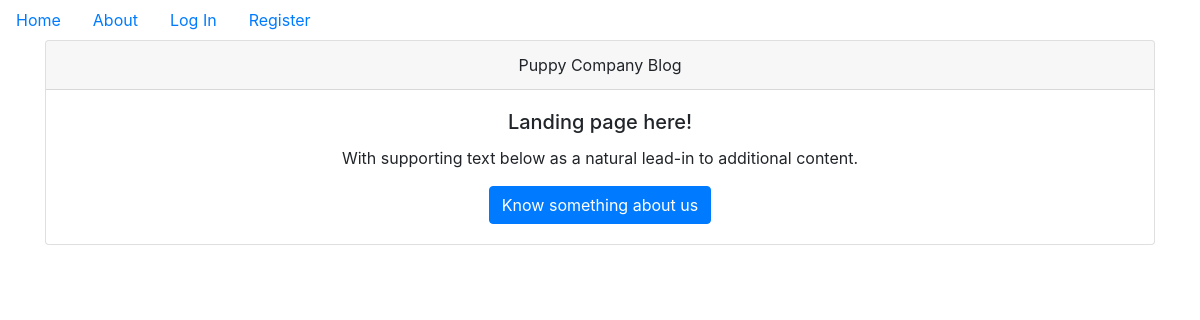
Before: / with the older database file.
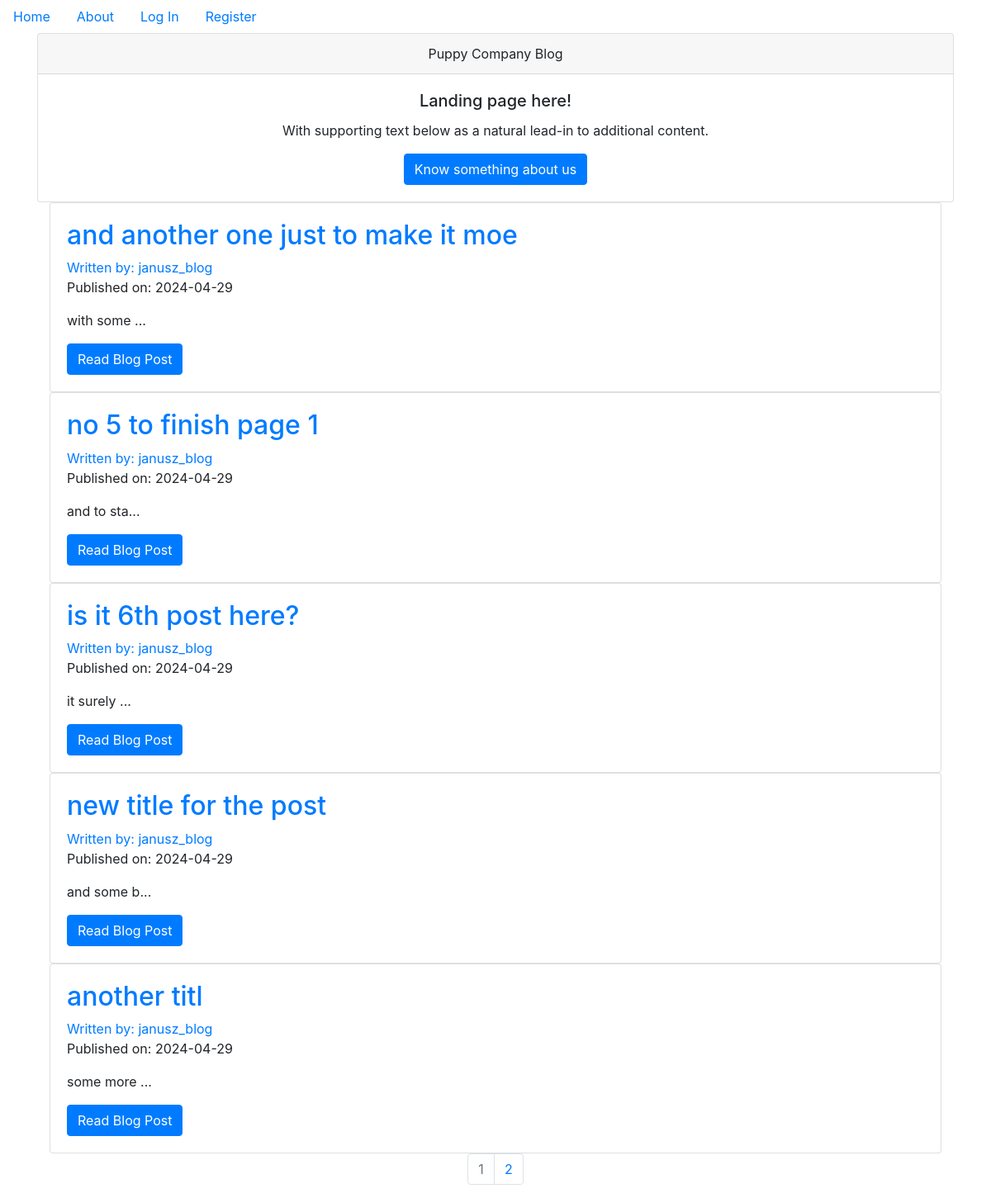
After: the same page with the newer database file.
### puppycompanyblog/models.py (models this page shows, shortened)
class BlogPost(db.Model):
    __tablename_ = 'blogpost'
    id = db.Column(db.Integer,
                   primary_key=True)
    user_id = db.Column(db.Integer,
                        db.ForeignKey('users.id'),
                        nullable=False)
    date = db.Column(db.DateTime,
                     nullable=False,
                     default=datetime.now())
    title = db.Column(db.String(128),
                      nullable=False)
    text = db.Column(db.Text,
                     nullable=False)

class User(db.Model, UserMixin):
    __tablename__ = 'users'
    id = db.Column(db.Integer,
                   primary_key=True)
    profile_image = db.Column(db.String(64),
                              nullable=False,
                              default="default_profile.png")
    email = db.Column(db.String(64),
                      unique=True,
                      index=True)
    username = db.Column(db.String(64),
                         unique=True,
                         index=True)
    password_hash = db.Column(db.String(128))
    post = db.relationship('BlogPost',
                           backref='author',
                           lazy=True)

### puppycompanyblog/core/views.py (the view)
@core.route('/')
def index():
    page = request.args.get('page', 1, type=int)
    blog_posts = BlogPost.query.order_by(BlogPost.date.desc()).paginate(page=page, per_page=5)
    return render_template('index.html', blog_posts=blog_posts)

### puppycompanyblog/templates/index.html
{% extends 'base.html' %}
{% block content %}
<div class="card text-center">
  <div class="card-header">
    Puppy Company Blog
  </div>
  <div class="card-body">
    <h5 class="card-title">Landing page here!</h5>
    <p class="card-text">With supporting text below as a natural lead-in to additional content.</p>
    <a href="{{ url_for('core.info') }}" class="btn btn-primary">Know something about us</a>
  </div>
</div>
<div class="container">
  {% for post in blog_posts.items %}
  <div class="card">
    <div class="card-body">
      <h2><a class="card-title" href="{{ url_for('blog_posts.blog_post', blog_post_id=post.id) }}">{{ post.title }}</a>
      </h2>
      <a href="{{ url_for('users.user_posts', username=post.author.username) }}">Written by: {{ post.author.username
        }}</a>
      <p>Published on: {{ post.date.strftime('%Y-%m-%d') }}</p>
      <p>{{ post.text[:10] }}...</p>
      <a class="btn btn-primary" href="{{ url_for('blog_posts.blog_post', blog_post_id=post.id) }}">Read Blog Post</a>
    </div>
  </div>
  {% endfor %}
</div>
<nav aria-label="Page Navigation Example">
  <ul class="pagination justify-content-center">
    {% for page_num in blog_posts.iter_pages(left_edge=1, right_edge=1, left_current=1, right_current=2) %}
    {% if blog_posts.page == page_num %}
    <li class="page-item disabled">
      <a class="page-link" href=" {{ url_for('core.index', page=page_num) }}">
        {{ page_num }}</a>
    </li>
    {% else %}
    <li class="page-item">
      <a class="page-link" href=" {{ url_for('core.index', page=page_num) }}">
        {{ page_num }}</a>
    </li>
    {% endif %}
    {% endfor %}
  </ul>
</nav>
{% endblock %}

### puppycompanyblog/templates/base.html (shortened to what this page needs)
<!DOCTYPE html>
<html lang="en">
<head>
    <link rel="stylesheet" href="https://cdn.jsdelivr.net/npm/bootstrap@4.4.1/dist/css/bootstrap.min.css"
>
</head>
<body>
    <ul class="nav">
        <li class="nav-link">
            <a href="{{ url_for ('core.index') }}">Home</a>
        </li>
        <li class="nav-link">
            <a href="{{ url_for ('core.info') }}">About</a>
        </li>
        {% if current_user.is_authenticated %}
            <li class="nav-link">
                <a href="{{ url_for('users.logout') }}">Log Out</a>
            </li>
            <li class="nav-link">
                <a href="{{ url_for('users.account') }}">Account</a>
            </li>
            <li class="nav-link">
                <a href=" {{ url_for('blog_posts.create_post') }}">Create Post</a>
            </li>
        {% else %}
            <li class="nav-link">
                <a href="{{ url_for('users.login') }}">Log In</a>
            </li>
            <li class="nav-link">
                <a href="{{ url_for('users.register') }}">Register</a>
            </li>
        {% endif %}
    </ul>
    <div class="container">
        {% block content %}
        {% endblock %}
    </div>
</body>
</html>

Changed rows visible on the page:
added BlogPost: title "and another one just to make it moe", author.username "janusz_blog", date "2024-04-29", text "with some"
added BlogPost: title "no 5 to finish page 1", author.username "janusz_blog", date "2024-04-29", text "and to sta"
added BlogPost: title "is it 6th post here?", author.username "janusz_blog", date "2024-04-29", text "it surely"
added BlogPost: title "new title for the post", author.username "janusz_blog", date "2024-04-29", text "and some b"
added BlogPost: title "another titl", author.username "janusz_blog", date "2024-04-29", text "some more"
Other visible differences:
new list line: "1"
new list line: "2"
